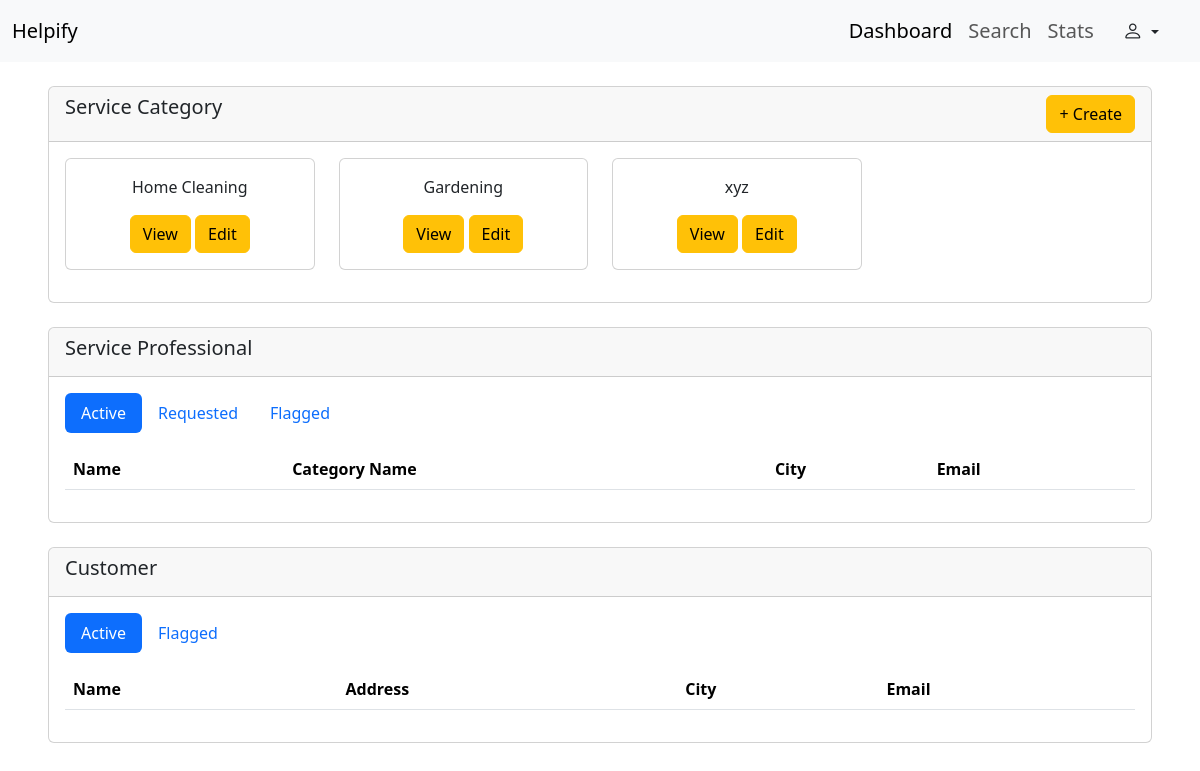
The page /admin/dashboard (signed in) on the database as committed earlier.
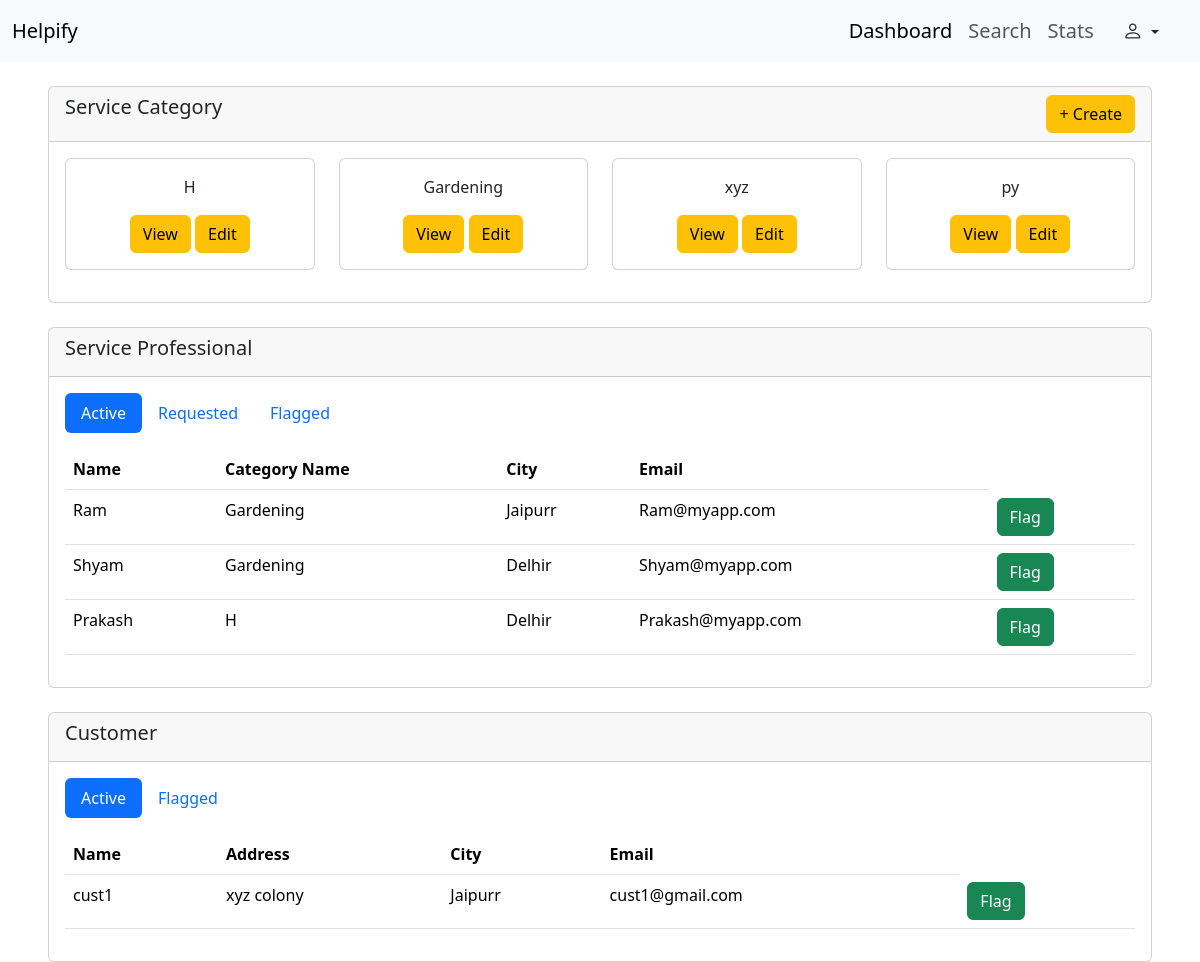
The same page on the database as committed later.
### backend/models.py (models this page shows, shortened)
class ServiceCategory(db.Model):
    __tablename__="category"
    id  = db.Column(db.Integer , primary_key=True , autoincrement=True)
    name = db.Column(db.String , nullable=False,unique=True)
    professionals = db.relationship("ServiceProfessional" ,  backref="category")
    bookings = db.relationship("Booking" ,  backref="category")

class ServiceProfessional(db.Model , UserMixin):
    __tablename__ = "professional"
    id  = db.Column(db.Integer , primary_key=True , autoincrement=True)
    name = db.Column(db.String , nullable=False)
    email = db.Column(db.String, unique = True , nullable =False)
    password=db.Column(db.String, nullable=False)
    city = db.Column(db.String , nullable = False)
    phone = db.Column(db.String, nullable=False)
    status = db.Column(db.String , nullable =False)
    cat_id = db.Column(db.Integer, db.ForeignKey("category.id"), nullable = False)
    packages = db.relationship("ServicePackage" ,  backref="professional")
    recieved_bookings = db.relationship("Booking" ,  backref="professional")

class User(db.Model , UserMixin):
    __tablename__ = "user"
    id  = db.Column(db.Integer , primary_key=True , autoincrement=True)
    name = db.Column(db.String , nullable=False)
    email = db.Column(db.String, unique = True , nullable =False)
    password=db.Column(db.String, nullable=False)
    city = db.Column(db.String , nullable = False)
    address = db.Column(db.String,nullable=False)
    status = db.Column(db.String , nullable =False)
    phone = db.Column(db.String, nullable=False)
    created_bookings = db.relationship("Booking" ,  backref="user")

### backend/routes.py (the view)
@app.route("/admin/dashboard" , methods=["GET" , "POST"])
@login_required
def admin_dashboard():
    cats = db.session.query(ServiceCategory).all()
    active_prof = db.session.query(ServiceProfessional).filter_by(status="Active").all()
    requested_prof = db.session.query(ServiceProfessional).filter_by(status="Requested").all()
    flagged_prof = db.session.query(ServiceProfessional).filter_by(status="Flagged").all()
    active_cust = db.session.query(User).filter_by(status="Active").all()
    flagged_cust = db.session.query(User).filter_by(status="Flagged").all()
    return render_template("/admin/dashboard.html" , current_admin = current_user , all_cats = cats,
                           active_prof = active_prof, requested_prof=requested_prof, flagged_prof=flagged_prof,
                            active_cust=active_cust, flagged_cust=flagged_cust )

### app.py (called while the page is built)
def create_app():
    app = Flask(__name__)
    app.config["SQLALCHEMY_DATABASE_URI"]  =  "sqlite:///Household_db.sqlite3"
    db.init_app(app)
    app.config["SECRET_KEY"] = "Thisismysecret"
    login_manager = LoginManager(app)
    @login_manager.user_loader
    def load_user(email):
        return db.session.query(User).filter_by(email = email).first() or \
        db.session.query(Admin).filter_by(email=email ).first() or \
        db.session.query(ServiceProfessional).filter_by(email=email ).first()
    app.app_context().push()
    db.create_all()
    return app

### templates/admin/dashboard.html (shortened to what this page needs)
<!DOCTYPE html>
<html lang="en">
<head>
    <link href="https://cdn.jsdelivr.net/npm/bootstrap@5.3.7/dist/css/bootstrap.min.css" rel="stylesheet"
>
    <link rel="stylesheet" href="https://cdn.jsdelivr.net/npm/bootstrap-icons@1.13.1/font/bootstrap-icons.min.css">
</head>
<body>
    <nav class="navbar navbar-expand-lg bg-body-tertiary">
        <div class="container-fluid">
            <a class="navbar-brand fs-5" href="#">Helpify</a>
            <div class="collapse navbar-collapse" id="navbarNav">
                <ul class="navbar-nav ms-auto fs-5">
                    <li class="nav-item">
                        <a class="nav-link active" aria-current="page" href="#">Dashboard</a>
                    </li>
                    <li class="nav-item">
                        <a class="nav-link" href="/admin/search">Search</a>
                    </li>
                    <li class="nav-item">
                        <a class="nav-link" href="/admin/stats">Stats</a>
                    </li>
                </ul>
                <div class="dropdown me-3 ms-2">
                    <button class="btn btn- dropdown-toggle" type="button" data-bs-toggle="dropdown"
                        aria-expanded="false">
                        <i class="bi bi-person fs-5 "></i>
                    </button>
                </div>
            </div>
        </div>
    </nav>
    <div class="card mt-4 ms-5 me-5">
        <div class="card-header">
            <div class="d-flex d-inline">
                <h5>Service Category</h5>
                <button type="button" class="btn btn-warning ms-auto" data-bs-toggle="modal"
                    data-bs-target="#category-create-form">
                    + Create
                </button>
            </div>
        </div>
        <div class="card-body">
            <div class="row">
                {% for cat in all_cats %}
                <div class="col-3 mb-3">
                    <div class="card text-center">
                        <div class="card-body">
                            <p>{{cat.name}}</p>
                            <button class="btn btn-warning" data-bs-toggle="modal"
                                data-bs-target="#view-category-{{cat.id}}">View</button>
                            <button class="btn btn-warning" data-bs-toggle="modal"
                                data-bs-target="#edit-category-{{cat.id}}">Edit</button>
                        </div>
                    </div>
                </div>
                {% endfor %}
            </div>
        </div>
    </div>
    <div class="card mt-4 ms-5 me-5">
        <div class="card-header">
            <h5>Service Professional</h5>
        </div>
        <div class="card-body">
            <ul class="nav nav-pills mb-3" id="pills-tab" role="tablist">
                <li class="nav-item" role="presentation">
                    <button class="nav-link active" id="active-prof-tab" data-bs-toggle="pill"
                        data-bs-target="#active-prof" type="button" role="tab" aria-controls="active-prof"
                        aria-selected="true">Active</button>
                </li>
                <li class="nav-item" role="presentation">
                    <button class="nav-link" id="requested-prof-tab" data-bs-toggle="pill"
                        data-bs-target="#requested-prof" type="button" role="tab" aria-controls="requested-prof"
                        aria-selected="false">Requested</button>
                </li>
                <li class="nav-item" role="presentation">
                    <button class="nav-link" id="flagged-prof-tab" data-bs-toggle="pill" data-bs-target="#flagged-prof"
                        type="button" role="tab" aria-controls="flagged-prof" aria-selected="false">Flagged</button>
                </li>
            </ul>
            <div class="tab-content" id="pills-tabContent">
                <div class="tab-pane fade show active" id="active-prof" role="tabpanel"
                    aria-labelledby="active-prof-tab" tabindex="0">
                    <table class="table">
                        <thead>
                            <tr>
                                <th scope="col">Name</th>
                                <th scope="col">Category Name</th>
                                <th scope="col">City</th>
                                <th scope="col">Email</th>
                            </tr>
                        </thead>
                        <tbody>
                            {% for ap in active_prof %}
                            <tr>
                                <td>{{ap.name}}</td>
                                <td>{{ap.category.name}}</td>
                                <td>{{ap.city}}r</td>
                                <td>{{ap.email}}</td>
                                <td>
                                    <button class="btn btn-success" data-bs-toggle="modal"
                                        data-bs-target="#flag-prof-{{ap.id}}">
                                        Flag
                                    </button>
                                </td>
                            </tr>
                            {% endfor %}
                        </tbody>
                    </table>
                </div>
            </div>
        </div>
    </div>
    <div class="card mt-4 ms-5 me-5">
        <div class="card-header">
            <h5>Customer</h5>
        </div>
        <div class="card-body">
            <ul class="nav nav-pills mb-3" id="pills-tab" role="tablist">
                <li class="nav-item" role="presentation">
                    <button class="nav-link active" id="active-cust-tab" data-bs-toggle="pill"
                        data-bs-target="#active-cust" type="button" role="tab" aria-controls="active-cust"
                        aria-selected="true">Active</button>
                </li>
                <li class="nav-item" role="presentation">
                    <button class="nav-link" id="flagged-cust-tab" data-bs-toggle="pill" data-bs-target="#flagged-cust"
                        type="button" role="tab" aria-controls="flagged-cust" aria-selected="false">Flagged</button>
                </li>
            </ul>
            <div class="tab-content" id="pills-tabContent">
                <div class="tab-pane fade show active" id="active-cust" role="tabpanel"
                    aria-labelledby="active-cust-tab" tabindex="0">
                    <table class="table">
                        <thead>
                            <tr>
                                <th scope="col">Name</th>
                                <th scope="col">Address</th>
                                <th scope="col">City</th>
                                <th scope="col">Email</th>
                            </tr>
                        </thead>
                        <tbody>
                            {% for ac in active_cust %}
                            <tr>
                                <td>{{ac.name}}</td>
                                <td>{{ac.address}}</td>
                                <td>{{ac.city}}r</td>
                                <td>{{ac.email}}</td>
                                <td>
                                    <button class="btn btn-success" data-bs-toggle="modal"
                                        data-bs-target="#flag-cust-{{ac.id}}">
                                        Flag
                                    </button>
                                </td>
                            </tr>
                            {% endfor %}
                        </tbody>
                    </table>
                </div>
            </div>
        </div>
    </div>
</body>
</html>

Rows that differ between the two databases and show on the page:
changed ServiceCategory (number 1 of 4 on the later page): name "Home Cleaning" → "H"
added ServiceCategory: name "py"
now on this page (row edited): ServiceProfessional: name "Ram", category.name "Gardening", city "Jaipur", email "Ram@myapp.com"
now on this page (row edited): ServiceProfessional: name "Shyam", category.name "Gardening", city "Delhi", email "Shyam@myapp.com"
now on this page (row edited): ServiceProfessional: name "Prakash", category.name "H", city "Delhi", email "Prakash@myapp.com"
added User: name "cust1", address "xyz colony", city "Jaipur", email "cust1@gmail.com"
